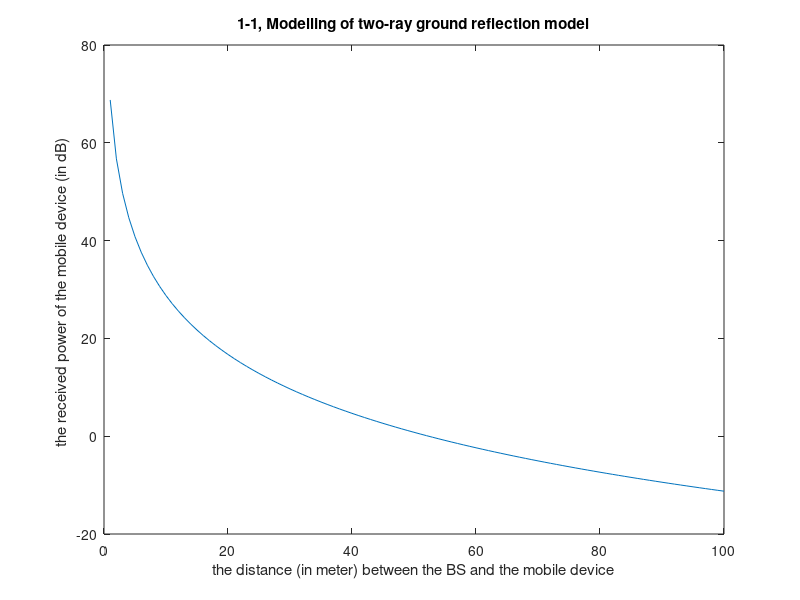

MATLAB code for this plot: (Note: this script raises an error after producing the figure.)
T = 27;
bw = 10000000;
p_bs_dbm = 33;
gt_db = 14;
gr_db = 14;
h_bs = 51.5;
h_md = 1.5;
scale = 100;

pt = 10.^((p_bs_dbm - 30) / 10); %pt: transmit power
gt = 10.^(gt_db / 10); %gt: transmit antenna gain
gr = 10.^(gr_db / 10); %gr: receive antenna gain
ht = h_bs; %ht: transmit antenna height
hr = h_md; %hr: receive antenna height
d = 1:1:100; %d: reference distance, the distance between the BS and the mobile device (in meter) as the x-axis.
pl = zeros(1,scale);
pr = zeros(1,scale);
pl = (ht*hr)^2 * (1./d).^4; %pl: path loss
%pr: receive power, the received power of the mobile device (in dB) as the y-axis 
pr = 10*log10(pl * pt * gt * gr);

plot(d, pr);
xlabel('the distance (in meter) between the BS and the mobile device'); ylabel('the received power of the mobile device (in dB) ');
title('1-1, Modelling of two-ray ground reflection model');
h = legend('two-ray Model',1);
